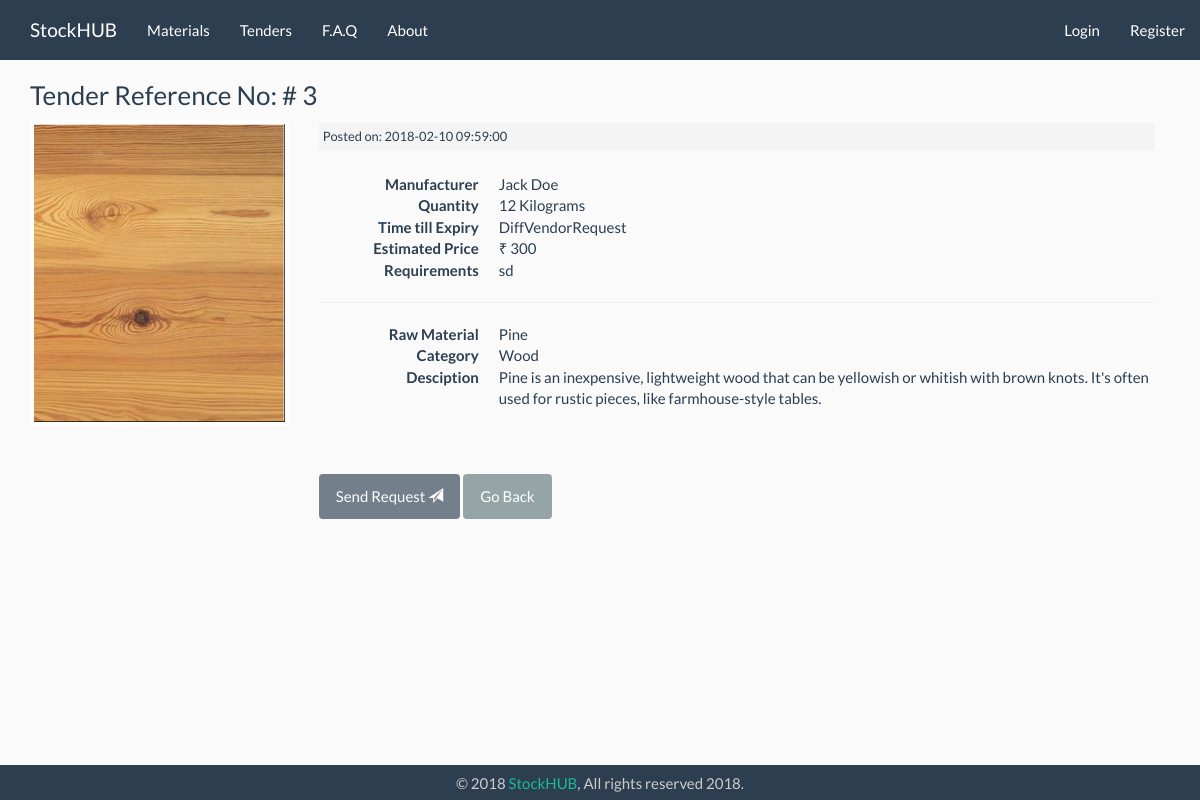
Page /tenders/view/3 on the committed database.
### tables this page shows
CREATE TABLE `tender` (
  `tender_id` int(11) NOT NULL,
  `m_id` varchar(11) NOT NULL,
  `raw_material_id` int(11) NOT NULL,
  `tender_quantity` int(11) NOT NULL,
  `tender_quantity_unit` varchar(15) NOT NULL,
  `date_of_submission` date NOT NULL,
  `time_submission` time NOT NULL,
  `date_expire` date NOT NULL,
  `time_expire` time NOT NULL,
  `delivery_location` int(11) NOT NULL,
  `estimated_price` int(9) NOT NULL,
  `extra_info` text,
  `tender_status` set('active','ongoing','completed','expired') NOT NULL
);

CREATE TABLE `raw_material` (
  `raw_material_id` int(11) NOT NULL,
  `rm_name` varchar(255) NOT NULL,
  `material_subcat_id` int(255) NOT NULL,
  `rm_slug` varchar(255) NOT NULL,
  `rm_pic` varchar(255) NOT NULL,
  `rm_desc` text NOT NULL,
  `rm_adv` text NOT NULL,
  `rm_disadv` text NOT NULL,
  `rm_created_at` timestamp NOT NULL DEFAULT CURRENT_TIMESTAMP ON UPDATE CURRENT_TIMESTAMP
);

CREATE TABLE `manufacturers` (
  `m_id` varchar(11) NOT NULL,
  `m_firstname` varchar(25) NOT NULL,
  `m_lastname` varchar(25) NOT NULL,
  `m_email` varchar(100) NOT NULL,
  `m_username` varchar(21) NOT NULL,
  `m_password` varchar(255) NOT NULL,
  `m_address_id` int(10) DEFAULT NULL,
  `m_org_name` int(50) DEFAULT NULL,
  `m_status` set('Active','Inactive') NOT NULL,
  `register_date` timestamp NOT NULL DEFAULT CURRENT_TIMESTAMP ON UPDATE CURRENT_TIMESTAMP
);

CREATE TABLE `material_subcat` (
  `subcat_id` int(11) NOT NULL,
  `subcat_name` varchar(255) NOT NULL,
  `created_date` timestamp NOT NULL DEFAULT CURRENT_TIMESTAMP ON UPDATE CURRENT_TIMESTAMP
);

### application/controllers/Tenders.php (called while the page is built, shortened)
<?php
	class Tenders extends CI_Controller{
        public function view($slug = NULL){
            $data['tender'] = $this->tender_model->get_tenders($slug);
            $data['DiffVendorRequests'] = $this->tender_model->get_diffVendorReq($data['tender']['tender_id']);
            $data['title'] =$data['tender']['tender_id'];
            $this->load->view('templates/header' , $data);
			$this->load->view('tenders/view', $data);
			$this->load->view('templates/footer');
        }
	}

### index.php (called while the page is built, shortened)
<?php
require_once BASEPATH.'core/CodeIgniter.php';

### application/helpers/utility_helper.php (called while the page is built)
<?php if ( ! defined('BASEPATH')) exit('No direct script access allowed');
if ( ! function_exists('asset_url()'))
{
  function asset_url()
  {
     return base_url().'assets/';
  }
}

### application/models/Tender_model.php (called while the page is built, shortened)
<?php
	class  Tender_model extends CI_Model{
        public function get_tenders($id = FALSE){
			$this->db->join('raw_material','raw_material.raw_material_id = tender.raw_material_id');
			$this->db->join('manufacturers','manufacturers.m_id = tender.m_id');
			$this->db->join('material_subcat','material_subcat.subcat_id = raw_material.material_subcat_id');
			$query = $this->db->get_where('tender', array('tender_id' => $id));
			return $query->row_array();
		}
		public function get_diffVendorReq($id){
			$this->db->join('vendors','vendors.v_id = diff_vendor_req.vendor_id');
			$query = $this->db->get_where('diff_vendor_req', array('tender_id' => $id));
			return $query->result_array();
		}
	}

### application/views/tenders/view.php (the view, shortened to what this page needs)
<div class="container">
<h3>Tender Reference No: # <?= $title?></h3>
        <div class="row">
            <div class="col-md-3">
                <img class="post-thumb-view thumbnail" src="<?php echo asset_url().'images/materials/'.$tender['rm_pic'];?>" >
            </div>
            <div class="col-md-9">
                <small class="material-date">Posted on:
                <?php
                                $subdate = $tender['date_of_submission'];
                                $subtime = $tender['time_submission'];
                                $sub = date('Y-m-d H:i:s', strtotime("$subdate $subtime "));
                                echo $sub;
                            ?>
                </small><br>
                <dl class="dl-horizontal">
                    <dt>Manufacturer</dt>
                    <dd><?php echo ($tender['m_firstname']." ".$tender['m_lastname']); ?></dd>
                    <dt>Quantity</dt>
                    <dd><?php echo ($tender['tender_quantity']." ".$tender['tender_quantity_unit']);?></dd>
                    <dt>Time till Expiry</dt>
                    <dd><?php
                                $expdate = $tender['date_expire'];
                                $exptime = $tender['time_expire'];
                                $exp = date('Y-m-d H:i:s', strtotime("$expdate $exptime "));
                                $temp=0;
                                $datetime1 = new DateTime();
                                $datetime2 = new DateTime($exp);
                                if ( $datetime1 >  $datetime2){
                                    echo("DiffVendorRequest");
                                    $temp=1;
                                }
                                else{
                                    $interval = $datetime1->diff($datetime2);
                                echo $interval->format('%d day %h hours %i minutes');
                                }
                            ?>
                    </dd>
                    <dt>Estimated Price</dt>
                    <dd><?php echo ("₹ ".$tender['estimated_price']);?></dd>
                    <dt>Requirements</dt>
                    <dd><?php echo ($tender['extra_info']);?></dd>
                </dl>
                <hr>
                <dl class="dl-horizontal">
                    <dt>Raw Material</dt>
                    <dd><?php echo ($tender['rm_name']);?><dd>
                    <dt>Category</dt>
                    <dd><?php echo ($tender['subcat_name']);?><dd>
                    <dt>Desciption</dt>
                    <dd><?php echo $tender['rm_desc']; ?></dd>
                </dl>
<?php if($this->session->userdata('user_id') != $tender['m_id']): ?>
            <br><br>
            <button class="btn btn-primary" role="button" data-toggle="modal" data-target="#requestModal" <?php if($temp==1){echo("disabled='true'");} ?> >Send Request <span class="glyphicon glyphicon-send" aria-hidden="true"></span></button>
            <a class="btn btn-default" role="button" href="<?php echo site_url('/tenders'); ?>">Go Back</a>
            </div>
        </div>
<?php endif; ?>
</div>

### assets/css/style.css (style rules this page uses)
body { background: #FAFAFA; padding-bottom: 33px; padding-top: 60px; }
.material-date { background: #f4f4f4; padding: 4px; margin:3px 0px; display: block; }
.post-thumb-view { width:100%; }
.row { margin-right: 0px; }
.thumbnail { margin-bottom: 0px; border: none; }
.container { align-items: center; text-align: left; }

### rows in the picture
tender: raw_material.rm_pic (picture), sub "2018-02-10 09:59:00", m.m_firstname "Jack", m.m_lastname "Doe", tender_quantity "12", tender_quantity_unit "Kilograms", estimated_price "300", extra_info "sd", raw_material.rm_name "Pine", material_subcat.subcat_name "Wood", raw_material.rm_desc "Pine is an inexpensive, lightweight wood that can be yellowish or whitish with brown knots. It's often used for rustic pieces, like farmhouse-style tables."

### other values in the picture
$title "3"
